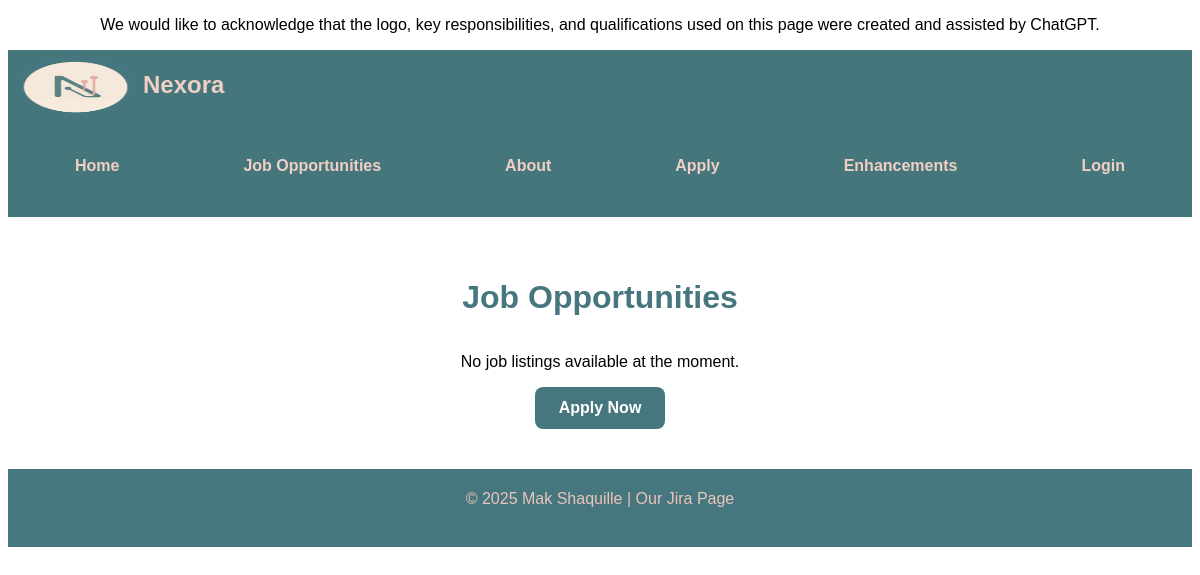
Before: /jobs.php with the older database file.
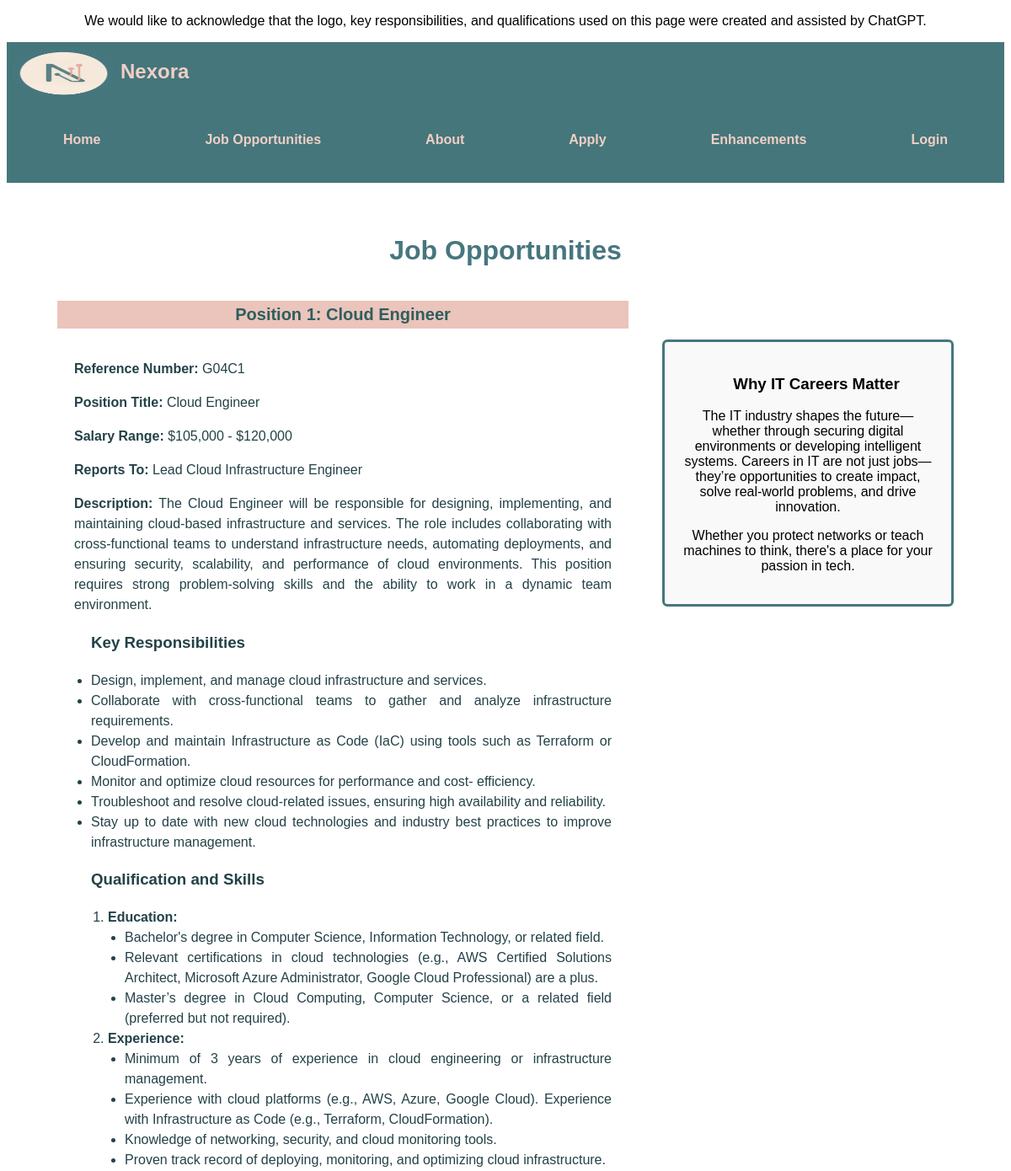
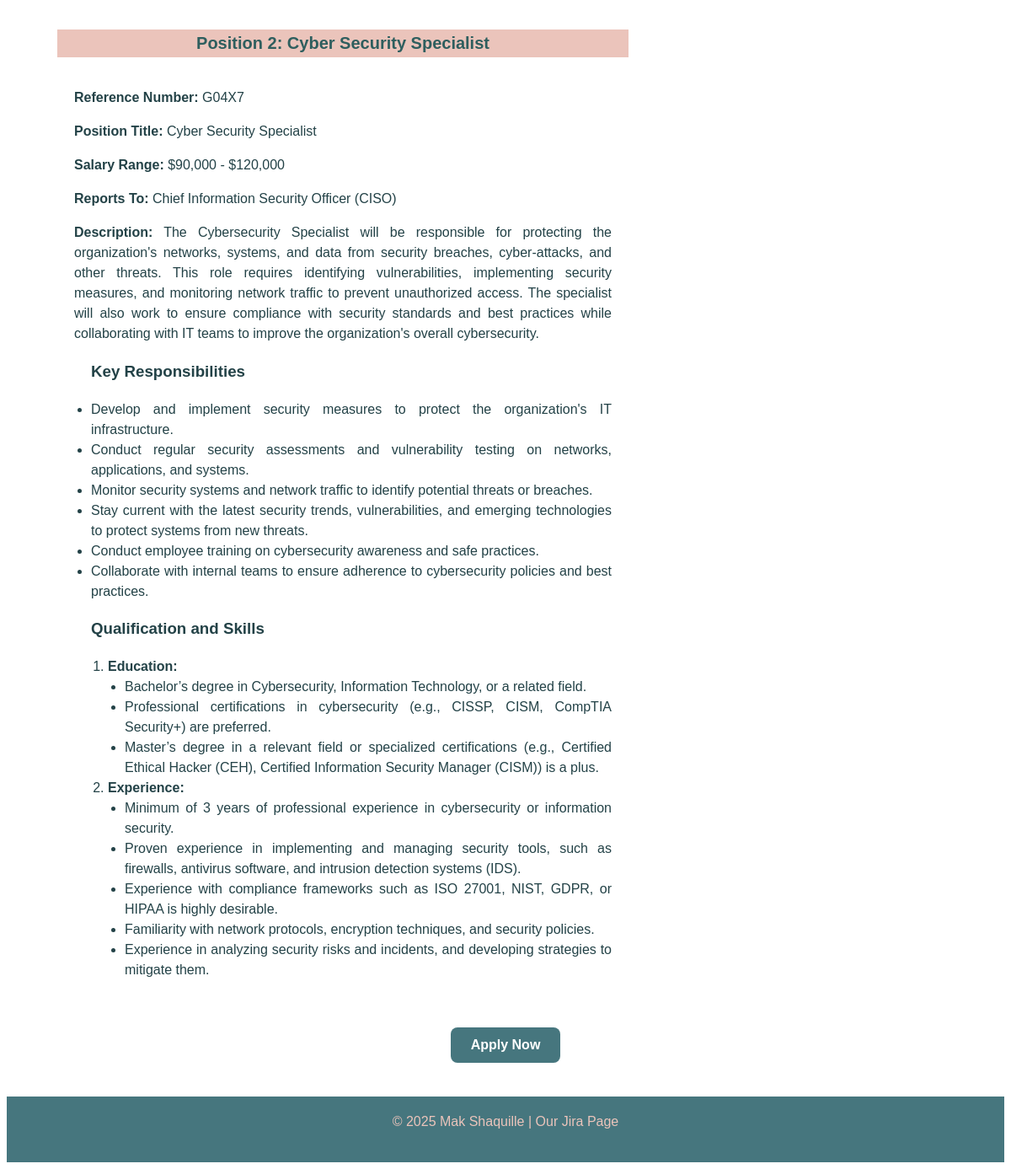
After: the same page with the newer database file (2 pictures, top to bottom).
### tables this page shows
CREATE TABLE `jobs_database` (
  `job_ref` varchar(10) NOT NULL,
  `title` varchar(100) DEFAULT NULL,
  `salary_range` varchar(50) DEFAULT NULL,
  `reports_to` varchar(100) DEFAULT NULL,
  `description` text DEFAULT NULL,
  `key_responsibilities` text DEFAULT NULL,
  `education` text DEFAULT NULL,
  `experience` text DEFAULT NULL
);

### jobs.php (the view, shortened to what this page needs)
<!DOCTYPE html>
<html lang="en">
<?php
    include 'header.inc';
?>
<body class="page-general">
    <header>
        <p>We would like to acknowledge that the logo, key responsibilities, and qualifications used on this
            page were created and assisted by ChatGPT.</p>
        <?php include 'nav.inc'; ?>
    </header>
<main>
    <h1 id="page-title">Job Opportunities</h1>
    <?php
        require_once("settings.php");
        $dbconn = mysqli_connect($host, $user, $password, $database);
        $sql = "SELECT job_ref, title, salary_range, reports_to, description, key_responsibilities, education, experience FROM jobs_database";
        $result = $dbconn->query($sql);
        if ($result && $result->num_rows > 0) {
            $positionCounter = 0;
            echo '<div class="job-wrapper">';
            echo '<div class="job-listings">';
            while ($row = $result->fetch_assoc()) {
                $ref = htmlspecialchars($row['job_ref']);
                $title = htmlspecialchars($row['title']);
                $sal = htmlspecialchars($row['salary_range']);
                $report = htmlspecialchars($row['reports_to']);
                $desc = htmlspecialchars($row['description']);
                $key_rsp = htmlspecialchars($row['key_responsibilities']);
                $edu = htmlspecialchars($row['education']);
                $exp = htmlspecialchars($row['experience']);
                $key_rsp_items = array_filter(array_map('trim', explode('.', $key_rsp)));
                $edu_items = array_filter(array_map('trim', explode('|', $edu)));
                $exp_items = array_filter(array_map('trim', explode('|', $exp)));
                $positionCounter++;
                echo <<<HTML
                <h2 class="job-title">Position $positionCounter: $title</h2>
                <section>
                    <div class="job-details">
                        <p><strong>Reference Number:</strong> $ref</p>
                        <p><strong>Position Title:</strong> $title</p>
                        <p><strong>Salary Range:</strong> $sal</p>
                        <p><strong>Reports To:</strong> $report</p>
                        <p><strong>Description:</strong> $desc</p>
                        <h3>Key Responsibilities</h3>
                        <ul>
                HTML;
                foreach ($key_rsp_items as $item) {
                    echo "<li>$item.</li>";
                }
                echo <<<HTML
                        </ul>
                        <h3>Qualification and Skills</h3>
                        <ol>
                            <li><strong>Education:</strong>
                                <ul>
                HTML;
                foreach ($edu_items as $item) {
                    echo "<li>$item.</li>";
                }
                echo <<<HTML
                                </ul>
                            </li>
                            <li><strong>Experience:</strong>
                                <ul>
                HTML;
                foreach ($exp_items as $item) {
                    echo "<li>$item.</li>";
                }
                echo <<<HTML
                                </ul>
                            </li>
                        </ol>
                    </div>
                </section>
                HTML;
            }
            echo '</div>';
            echo <<<HTML
            <aside class="why-it-matters">
                <h3>Why IT Careers Matter</h3>
                <p>The IT industry shapes the future—whether through securing digital environments or developing intelligent systems. Careers in IT are not just jobs—they’re opportunities to create impact, solve real-world problems, and drive innovation.</p>
                <p>Whether you protect networks or teach machines to think, there's a place for your passion in tech.</p>
            </aside>
            HTML;
            echo '</div>';
        } else {
            echo "<p>No job listings available at the moment.</p>";
        }
    ?>
    <div>
        <a href="apply.php" id="applyBtn">Apply Now</a>
    </div>
</main>
<?php include 'footer.inc'; ?>
</body>
</html>

### header.inc (shortened to what this page needs)
<head>
    <link rel="stylesheet" type="text/css" href="../project2/styles/styles.css">
</head>

### nav.inc
<nav class="navbar">
  <div class="navbar-top">
    <a href="./index.php" class="logo-container">
      <img src="../project2/images/logo.jpg" id="logo" alt="nexora logo">
      <span class="company-name">Nexora</span>
    </a>
  </div>
  <ul class="navbar-links">
    <li><a href="./index.php" class="directory">Home</a></li>
    <li><a href="./jobs.php" class="directory">Job Opportunities</a></li>
    <li><a href="./about.php" class="directory">About</a></li>
    <li><a href="./apply.php" class="directory">Apply</a></li>
    <li><a href="./enhancements.php" class="directory">Enhancements</a></li>
    <li><a href="./login.php" class="directory">Login</a></li>
  </ul>
</nav>

### footer.inc
<footer>
        <p>&copy; 2025 Mak Shaquille | <a href="https://palpatelsocials-1744514398565.atlassian.net/jira/software/projects/SCRUM/boards/1">Our Jira Page</a></p>
</footer>

### styles/styles.css (style rules this page uses)
.page-general body, html { padding: 0; margin: 0; }
* { font-family: Arial, Helvetica, Verdana, sans-serif; }
.page-general header { text-align: center; }
.page-general #logo { width: 125px; float: left; }
.page-general a { color: inherit; text-decoration: none; }
.page-general body, html, h1, h2 { padding: 0; margin: 0; box-sizing: border-box; }
.page-general aside { width: 25%; float: right; padding: 20px; border: solid #46767E; box-sizing: content-box; text-align: center; }
.page-general h1, h2 { color: #46767E; }
.page-general section { color: #234247; }
.page-general #page-title { text-align: center; margin-left: 30%; margin-right: 30%; line-height: 80px; background-color: #ffffff; }
.page-general .job-title { background-color: #EBC4BB; padding: 5px; margin: 0; }
.page-general .job-details { padding: 20px; line-height: 1.5; text-align: justify !important; }
.page-general h3 { padding-left: 20px; }
.page-general footer { background-color: #46767E; color: #EBC4BB; text-align: center; padding: 5px; }
.page-general ul { list-style-type: none; }
.page-general ul { list-style-type: none; margin: 0; padding: 0; overflow: hidden; }
.page-general li { float: none; }
.page-general li a { display: block; color: white; text-align: center; padding: 37px 15px; text-decoration: none; }
.page-general main { flex: 1; padding: 40px 20px; text-align: center; }
.page-general img { max-width: 100%; height: auto; }
.page-general h2 { margin-top: 0; }
:root { --primary: #4e73df; --primary-dark: #2e59d9; --danger: #e74a3b; --success: #1cc88a; --warning: #f6c23e; --light-bg: #f1f4f9; --white: #fff; --text-dark: #343a40; --muted: #6c757d; --border: #e0e0e0; }
.navbar { background-color: #45767b; padding: 5px; }
.navbar-top { display: flex; align-items: center; margin-bottom: 5px; }
.logo-container { display: flex; align-items: center; text-decoration: none; }
#logo { height: 60px; width: auto; border-radius: 50%; }
.company-name { font-size: 1.5rem; font-weight: bold; margin-left: 5px; color: #f0cfc5; }
.navbar-links { display: flex; justify-content: space-around; list-style: none; padding: 0; margin: 0; }
.navbar-links li a { color: #f0cfc5; text-decoration: none; font-weight: bold; font-size: 1rem; }
#applyBtn { display: inline-block; padding: 12px 24px; background-color: #46767E; color: white; text-decoration: none; border-radius: 8px; font-size: 16px; font-weight: bold; transition: background-color 0.3s ease; border: none; }
.job-wrapper { display: flex; align-items: flex-start; gap: 40px; padding: 20px 40px; width: 100%; box-sizing: border-box; }
.job-listings { flex: 1 1 75%; }
.why-it-matters { flex: 0 0 300px; padding: 20px; border: 1px solid #46767E; background-color: #f9f9f9; border-radius: 6px; text-align: center; margin-top: 46px; }
.job-title { background-color: #e8b4b8; color: #2e5e5e; font-weight: bold; padding: 12px 40px; margin: 0; font-size: 1.25rem; width: 100%; box-sizing: border-box; }
.job-details ul { list-style-type: disc; padding-left: 20px; margin-left: 0; }

Changed rows visible on the page:
added jobs_database: title "Cloud Engineer", job_ref "G04C1", salary_range "$105,000 - $120,000", reports_to "Lead Cloud Infrastructure Engineer", description "The Cloud Engineer will be responsible for designing, implementing, and maintaining cloud-based infrastructure and services. The role includes collaborating with cross-functional teams to understand infrastructure needs, automating deployments, and ensuring security, scalability, and performance of cloud environments. This position requires strong problem-solving skills and the ability to work in a dynamic team environment.", key_responsibilities "Design, implement, and manage cloud infrastructure and services", key_responsibilities "Collaborate with cross-functional teams to gather and analyze infrastructure requirements", key_responsibilities "Develop and maintain Infrastructure as Code (IaC) using tools such as Terraform or CloudFormation", key_responsibilities "Monitor and optimize cloud resources for performance and cost- efficiency", key_responsibilities "Troubleshoot and resolve cloud-related issues, ensuring high availability and reliability", key_responsibilities "Stay up to date with new cloud technologies and industry best practices to improve infrastructure management", education "Bachelor's degree in Computer Science, Information Technology, or related field", education "Relevant certifications in cloud technologies (e.g., AWS Certified Solutions Architect, Microsoft Azure Administrator, Google Cloud Professional) are a plus", education "Master’s degree in Cloud Computing, Computer Science, or a related field (preferred but not required)", experience "Minimum of 3 years of experience in cloud engineering or infrastructure management", experience "Experience with cloud platforms (e.g., AWS, Azure, Google Cloud). Experience with Infrastructure as Code (e.g., Terraform, CloudFormation)", experience "Knowledge of networking, security, and cloud monitoring tools", experience "Proven track record of deploying, monitoring, and optimizing cloud infrastructure"
added jobs_database: title "Cyber Security Specialist", job_ref "G04X7", salary_range "$90,000 - $120,000", reports_to "Chief Information Security Officer (CISO)", description "The Cybersecurity Specialist will be responsible for protecting the organization's networks, systems, and data from security breaches, cyber-attacks, and other threats. This role requires identifying vulnerabilities, implementing security measures, and monitoring network traffic to prevent unauthorized access. The specialist will also work to ensure compliance with security standards and best practices while collaborating with IT teams to improve the organization's overall cybersecurity.", key_responsibilities "Develop and implement security measures to protect the organization's IT infrastructure", key_responsibilities "Conduct regular security assessments and vulnerability testing on networks, applications, and systems", key_responsibilities "Monitor security systems and network traffic to identify potential threats or breaches", key_responsibilities "Stay current with the latest security trends, vulnerabilities, and emerging technologies to protect systems from new threats", key_responsibilities "Conduct employee training on cybersecurity awareness and safe practices", key_responsibilities "Collaborate with internal teams to ensure adherence to cybersecurity policies and best practices", education "Bachelor’s degree in Cybersecurity, Information Technology, or a related field", education "Professional certifications in cybersecurity (e.g., CISSP, CISM, CompTIA Security+) are preferred", education "Master’s degree in a relevant field or specialized certifications (e.g., Certified Ethical Hacker (CEH), Certified Information Security Manager (CISM)) is a plus", experience "Minimum of 3 years of professional experience in cybersecurity or information security", experience "Proven experience in implementing and managing security tools, such as firewalls, antivirus software, and intrusion detection systems (IDS)", experience "Experience with compliance frameworks such as ISO 27001, NIST, GDPR, or HIPAA is highly desirable", experience "Familiarity with network protocols, encryption techniques, and security policies", experience "Experience in analyzing security risks and incidents, and developing strategies to mitigate them"
Other visible differences:
text no longer shown: "No job listings available at the moment."
text now shown: "Why IT Careers Matter The IT industry shapes the future—whether through securing digital environments or developing intelligent systems. Careers in IT are not just jobs—they’re opportunities to create impact, solve real-world problems, and drive innovation. Whether you protect networks or teach machines to think, there's a place for your passion in tech."
